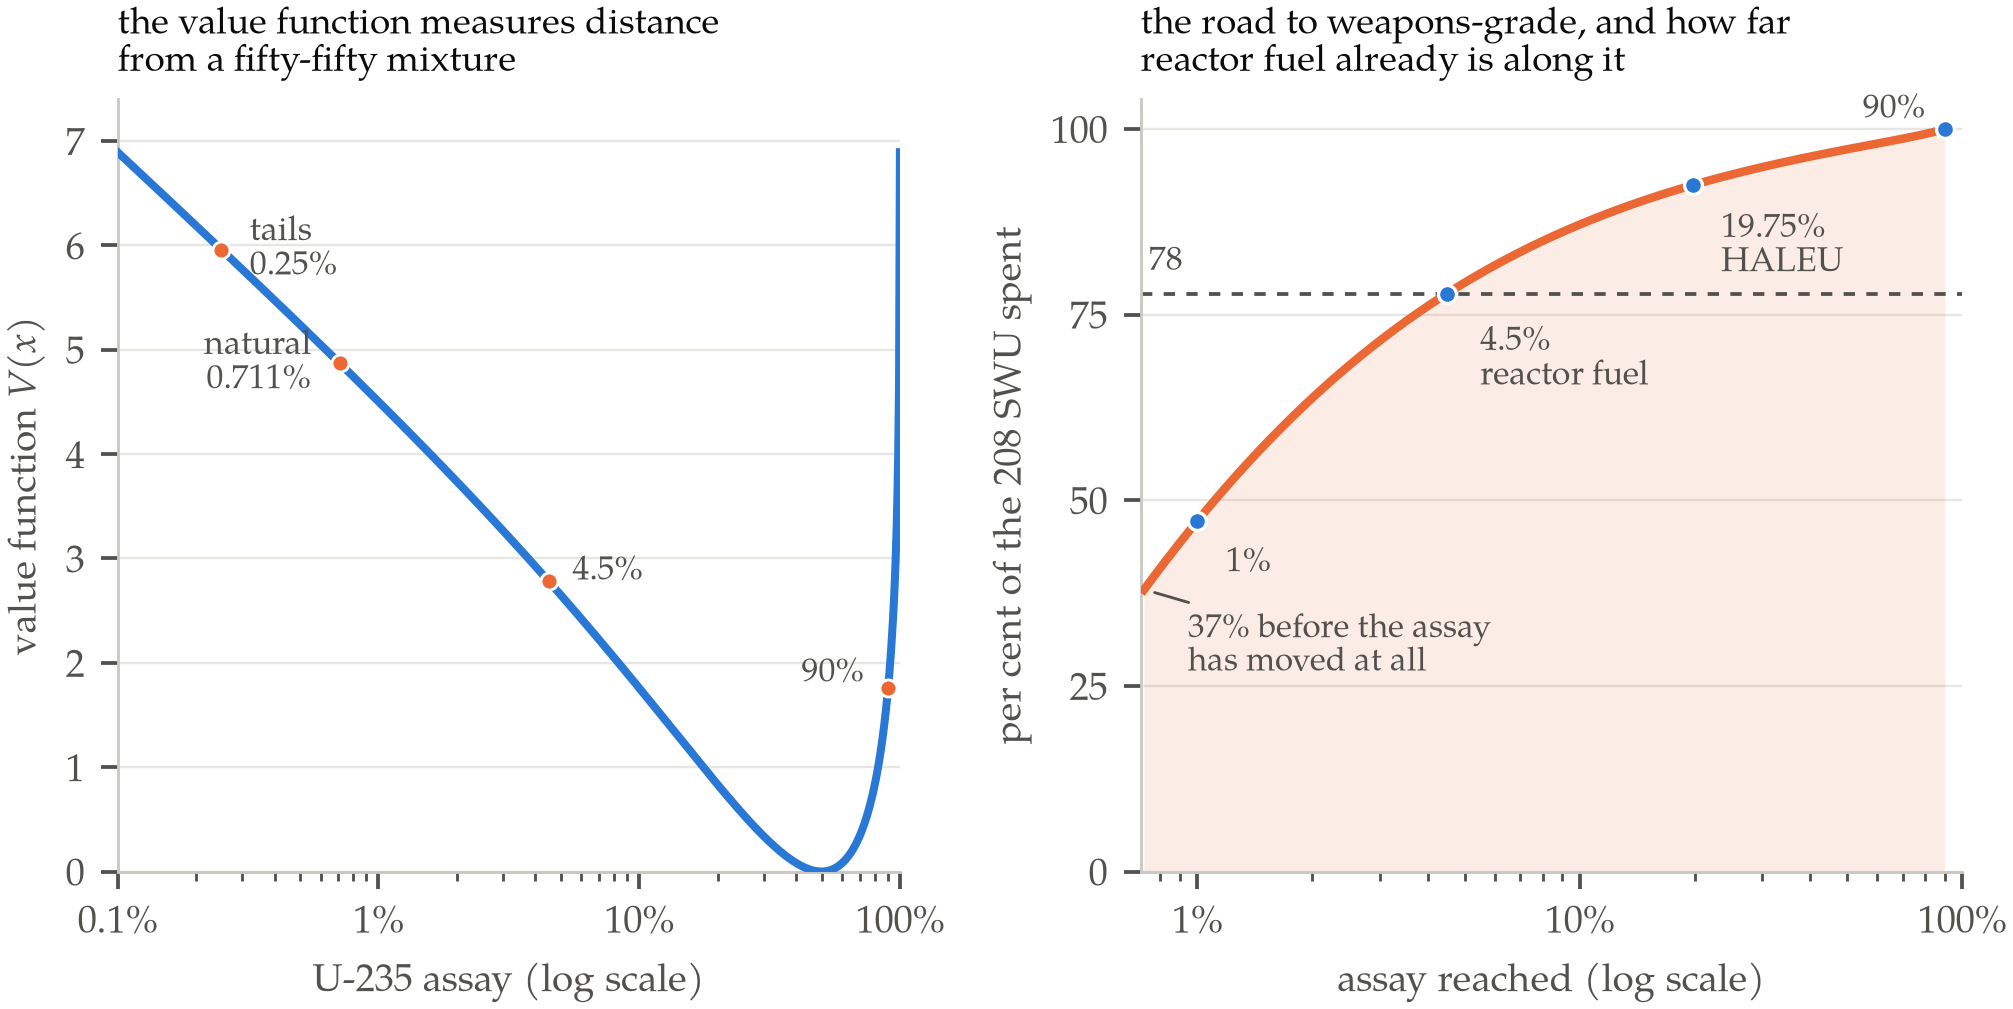

Write the Python code that produced this figure.
"""Figure for report 019 — the value function, and where the work actually goes.

Left panel — Dirac's value function

    V(x) = (2x - 1) ln(x / (1 - x)),

plotted on a logarithmic assay axis from 0.1 per cent to 99.9 per cent. It is
symmetric about x = 1/2, where it vanishes, and diverges logarithmically at both
ends. The point of drawing it is that the natural-uranium assay of 0.711 per cent
sits far up the left-hand wall, at V = 4.87, while weapons-grade material at 90
per cent sits low on the right at V = 1.76: the value of a kilogram of natural
uranium, on this scale, is nearly three times that of a kilogram of highly
enriched uranium. All of the separative work in enrichment comes from the mass
imbalance, not from the value of the product.

Right panel — the consequence. For one kilogram of 90 per cent product drawn
from natural feed at a tails assay of 0.25 per cent, the total separative work
is 208.03 SWU. Because separative work is additive along a route and independent
of it — verified in the report's checking pass to 1.7e-13 by comparing the direct
cascade against two-stage routes through six intermediate assays — one can ask
how much of that total has been spent by the time the material reaches an assay
x. The answer W(x) rises very steeply and then flattens: 47 per cent of the work
is done by 1 per cent, 78 per cent by 4.5 per cent reactor-fuel assay, and 92 per
cent by the 19.75 per cent HALEU ceiling. The four marked points are the assays
the report discusses.

The curve is computed, not sketched: W(x) is the stage-one separative work of a
two-stage route natural -> x -> 90 per cent, with the second stage's tails dumped
at the natural assay so that they can be recycled as first-stage feed. That
construction is what makes the split well defined.

Palette: the blue / orange trio used in reports 009-018, direct-labelled rather
than legended, as this is print.
Run: python3 figures/019-separative-work-staircase.py
"""
import math
import matplotlib
matplotlib.use("Agg")
import matplotlib.font_manager as fm
import matplotlib.pyplot as plt
import numpy as np
import tempfile
from pathlib import Path

SERIF = "TeX Gyre Pagella"
BLUE, ORANGE, GREEN = "#2a78d6", "#eb6834", "#1baf7a"
INK, MUTED, GRID = "#0b0b0b", "#52514e", "#e6e6e2"


def use_vendored_pagella():
    """Register tools/fonts/texgyrepagella-*.woff2 with matplotlib.

    matplotlib cannot read woff2, so decompress the vendored faces to ttf in a
    temporary directory and register those. Naming the family and hoping the
    host has it installed is what put report 008 in the wrong typeface.
    """
    vendored = sorted((Path(__file__).resolve().parent.parent / "tools" / "fonts")
                      .glob("texgyrepagella-*.woff2"))
    if not vendored:
        return False
    try:
        from fontTools.ttLib import TTFont
    except ImportError:
        return False
    cache = Path(tempfile.mkdtemp(prefix="pagella-"))
    for src in vendored:
        face = TTFont(str(src))
        face.flavor = None
        dst = cache / (src.stem + ".ttf")
        face.save(str(dst))
        fm.fontManager.addfont(str(dst))
    return SERIF in {f.name for f in fm.fontManager.ttflist}


if not use_vendored_pagella() and SERIF not in {f.name for f in fm.fontManager.ttflist}:
    raise SystemExit("TeX Gyre Pagella unavailable: install fontTools and brotli "
                     "so the vendored woff2 faces in tools/fonts/ can be used.")

plt.rcParams.update({
    "font.family": "serif", "font.serif": [SERIF], "font.size": 8.2,
    "mathtext.fontset": "custom", "mathtext.rm": SERIF,
    "mathtext.it": f"{SERIF}:italic", "mathtext.bf": f"{SERIF}:bold",
    "mathtext.cal": f"{SERIF}:italic", "mathtext.sf": SERIF, "mathtext.tt": SERIF,
    "axes.edgecolor": "#c9c9c4", "axes.linewidth": 0.6,
    "text.color": INK, "axes.labelcolor": MUTED, "xtick.color": MUTED,
    "ytick.color": MUTED, "figure.facecolor": "white", "savefig.facecolor": "white",
})

XF = 0.00711          # natural uranium, weight fraction U-235
XT = 0.0025           # tails assay
XP = 0.90             # weapons-grade product


def V(x):
    return (2.0 * x - 1.0) * np.log(x / (1.0 - x))


def swu(xp, xf, xt, P=1.0):
    """Separative work, feed and tails masses for one cascade."""
    F = P * (xp - xt) / (xf - xt)
    T = P * (xp - xf) / (xf - xt)
    return F, T, P * V(xp) + T * V(xt) - F * V(xf)


TOTAL = swu(XP, XF, XT)[2]


def work_to(x):
    """SWU spent reaching assay x, per kg of eventual 90 per cent product."""
    Fb = (XP - XF) / (x - XF)                    # kg of x-assay material needed
    return swu(x, XF, XT, Fb)[2]


fig, (axL, axR) = plt.subplots(1, 2, figsize=(7.0, 2.95),
                               gridspec_kw=dict(width_ratios=[1.0, 1.05],
                                                wspace=0.30))

# ---- left: the value function --------------------------------------------
xv = np.logspace(math.log10(0.001), math.log10(0.999), 900)
axL.plot(xv, V(xv), color=BLUE, lw=1.7, zorder=3)

marks = [(XT, "tails\n0.25%", "left", 6, 0),
         (XF, "natural\n0.711%", "right", -6, 0),
         (0.045, "4.5%", "left", 5, 2),
         (XP, "90%", "right", -5, 3)]
for x, lbl, ha, dx, dy in marks:
    axL.plot([x], [V(x)], "o", ms=3.6, color=ORANGE, zorder=5,
             mec="white", mew=0.6)
    axL.annotate(lbl, xy=(x, V(x)), xytext=(dx, dy), textcoords="offset points",
                 color=MUTED, fontsize=7.2, ha=ha, va="center")

axL.set_xscale("log")
axL.set_xlim(0.001, 0.999)
axL.set_ylim(0, 7.4)
axL.set_xticks([0.001, 0.01, 0.1, 1.0])
axL.set_xticklabels(["0.1%", "1%", "10%", "100%"])
axL.set_xlabel("U-235 assay (log scale)")
axL.set_ylabel("value function $V(x)$")
axL.grid(True, axis="y", color=GRID, lw=0.5)
axL.set_axisbelow(True)
for s in ("top", "right"):
    axL.spines[s].set_visible(False)
axL.set_title("the value function measures distance\nfrom a fifty-fifty mixture",
              fontsize=7.8, color=INK, loc="left", pad=6)

# ---- right: where the separative work goes -------------------------------
xw = np.logspace(math.log10(XF * 1.02), math.log10(XP), 700)
share = np.array([100.0 * work_to(x) / TOTAL for x in xw])
axR.fill_between(xw, share, color=ORANGE, alpha=0.12, lw=0)
axR.plot(xw, share, color=ORANGE, lw=1.8, zorder=3)

pts = [(0.01, "1%", 6, -9), (0.045, "4.5%\nreactor fuel", 7, -14),
       (0.1975, "19.75%\nHALEU", 6, -13), (0.90, "90%", -4, 4)]
for x, lbl, dx, dy in pts:
    s = 100.0 * work_to(x) / TOTAL
    axR.plot([x], [s], "o", ms=3.8, color=BLUE, zorder=5, mec="white", mew=0.7)
    axR.annotate(lbl, xy=(x, s), xytext=(dx, dy), textcoords="offset points",
                 color=MUTED, fontsize=7.2,
                 ha="right" if dx < 0 else "left", va="center")

axR.axhline(100.0 * work_to(0.045) / TOTAL, color=MUTED, lw=0.8,
            ls=(0, (3, 3)), zorder=2)
axR.annotate("78", xy=(XF * 1.05, 100.0 * work_to(0.045) / TOTAL),
             xytext=(0, 3), textcoords="offset points", color=MUTED,
             fontsize=7.2, ha="left", va="bottom")

# The curve does not start at zero. Stripping 0.25 per cent tails out of the
# very large feed mass is work that every route must pay, and in the limit as
# the intermediate assay approaches natural it still accounts for 37 per cent
# of the total. Annotated rather than hidden by truncating the axis.
axR.annotate("37% before the assay\nhas moved at all", xy=(XF * 1.03, share[0]),
             xytext=(9, -12), textcoords="offset points", color=MUTED,
             fontsize=7.0, ha="left", va="center",
             arrowprops=dict(arrowstyle="-", color=MUTED, lw=0.6,
                             shrinkA=1, shrinkB=2))

axR.set_xscale("log")
axR.set_xlim(XF, 1.0)
axR.set_ylim(0, 104)
axR.set_xticks([0.01, 0.1, 1.0])
axR.set_xticklabels(["1%", "10%", "100%"])
axR.set_yticks([0, 25, 50, 75, 100])
axR.set_xlabel("assay reached (log scale)")
axR.set_ylabel("per cent of the 208 SWU spent")
axR.grid(True, axis="y", color=GRID, lw=0.5)
axR.set_axisbelow(True)
for s in ("top", "right"):
    axR.spines[s].set_visible(False)
axR.set_title("the road to weapons-grade, and how far\nreactor fuel already is along it",
              fontsize=7.8, color=INK, loc="left", pad=6)

out = Path(__file__).resolve().parent / "019-separative-work-staircase.png"
fig.savefig(out, dpi=340, bbox_inches="tight", pad_inches=0.02)
print(f"wrote {out}")
print(f"total = {TOTAL:.5f} SWU per kg of 90% product")
for x in (0.01, 0.03, 0.045, 0.05, 0.1975, 0.60):
    print(f"  W({x*100:6.2f}%) = {work_to(x):8.3f} SWU = {100*work_to(x)/TOTAL:6.2f}%")
